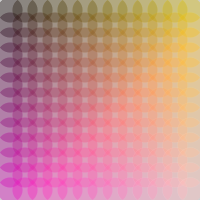
Frame 1 (no input)
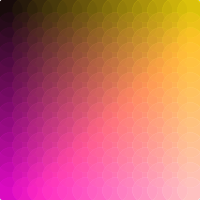
Frame 60 (the mouse pressed at the canvas centre just before this capture)
Frame 120 (the mouse held since frame 60 and released just before this capture): identical to frame 60, image omitted

The Processing sketch that drew these frames (run headless with seeded random() and noise(); from frame 60 on, the mouse is pressed at the canvas centre):

// Processing sketch: processing_94394
// ── processing_94394.pde

void setup () {
smooth ();
size (200,200);
strokeWeight (0.1);

}

void draw () {
  for (int x=10; x<width; x+=15) {
  for (int y=10; y<height; y+=15) {
  fill ((x+y)*1.1,x,y,100);
  stroke ((x+y)*1.7,x*1.7,y*1.7,100);
  ellipse (x,y,25,25);
   }
  }  
}
